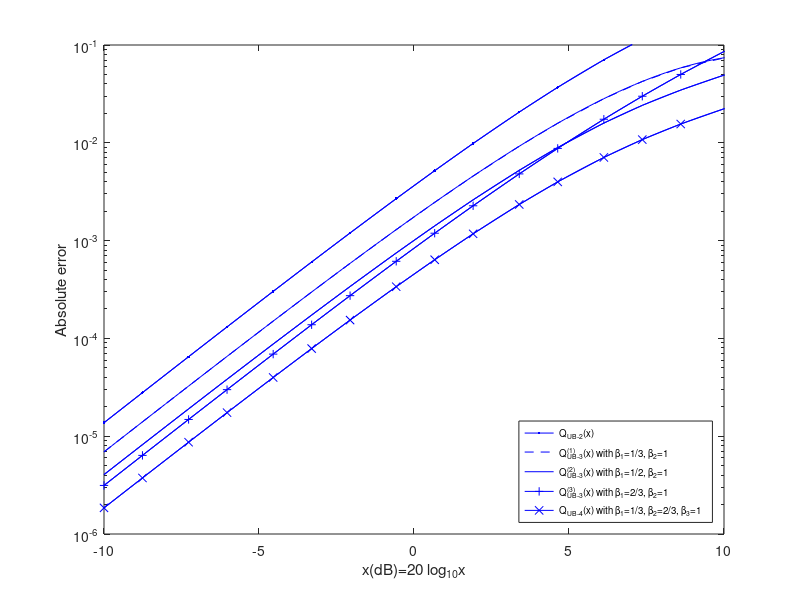

The MATLAB script that drew this image:
clear
clc
close
dB=linspace(-10,22,130);
x=10.^(dB./20);

%% N=1
Q_UB_BioNomial=1/2-1./sqrt(2.*pi).*x.*exp(-1./6.*x.^2);

%% N=2,β1=1/3
Q_UB_TriNomial_OneHalf=...
    1/2-1./(3.*sqrt(2.*pi)).*x.*exp(-1./54.*x.^2)...
       -2./(3.*sqrt(2.*pi)).*x.*exp(-13./54.*x.^2);

%% N=2,β1=1/2
Q_UB_TriNomial_OneThird = ...
    1/2-1./(2.*sqrt(2.*pi)).*x.*exp(-1./24.*x.^2)...
       -1./(2.*sqrt(2.*pi)).*x.*exp(-7./24.*x.^2);

%% N=2,β1=2/3
Q_UB_TriNomial_TwoThird= ...
    1/2-2./(3.*sqrt(2.*pi)).*x.*exp(-2./27.*x.^2)...
       -1./(3.*sqrt(2.*pi)).*x.*exp(-19./54.*x.^2);

%% N=3,β1=1/3,β2=2/3
Q_UB_FourNomial_OneThird_TwoThird= ...
    1/2-1./(3.*sqrt(2.*pi)).*x.*exp(-1./54.*x.^2)...
       -1./(3.*sqrt(2.*pi)).*x.*exp(-7./54.*x.^2)...
       -1./(3.*sqrt(2.*pi)).*x.*exp(-19./54.*x.^2);

%%
Q_Exact=qfunc(x);
f1=1/6*exp(-2.*x.^2)+1/6*exp(-2/3.*x.^2)+1/6*exp(-1/2*x.^2);

%% Absolute error
AE_Q_UB_BioNomial = Q_UB_BioNomial-Q_Exact;
AE_Q_UB_TriNomial_OneHalf = Q_UB_TriNomial_OneHalf-Q_Exact;
AE_Q_UB_TriNomial_OneThird = Q_UB_TriNomial_OneThird-Q_Exact;
AE_Q_UB_TriNomial_TwoThird = Q_UB_TriNomial_TwoThird-Q_Exact;
AE_Q_UB_FourNomial_OneThird_TwoThird = Q_UB_FourNomial_OneThird_TwoThird-Q_Exact;
j6 = f1-Q_Exact;

%% 绘制图像
figure
maker_idx = 1:2:length(x);
k = round(linspace(1, size(x,2), 25));

semilogy(dB,AE_Q_UB_BioNomial,'b')
hold on
B1 = semilogy(dB(k),AE_Q_UB_BioNomial(k),'b.-');

semilogy(dB, AE_Q_UB_TriNomial_OneHalf, 'b')
B2 = semilogy(dB(k),AE_Q_UB_TriNomial_OneHalf(k),'b--');

semilogy(dB, AE_Q_UB_TriNomial_OneThird, 'b-')
B3 = semilogy(dB(k),AE_Q_UB_TriNomial_OneThird(k),'b-');

semilogy(dB, AE_Q_UB_TriNomial_TwoThird, 'b')
B4 = semilogy(dB(k),AE_Q_UB_TriNomial_TwoThird(k),'b-+');

semilogy(dB, AE_Q_UB_FourNomial_OneThird_TwoThird, 'b')
B5 = semilogy(dB(k),AE_Q_UB_FourNomial_OneThird_TwoThird(k),'b-x');

xlabel('x(dB)=20 log_{10}x')
ylabel('Absolute error')
axis([-10 10 10^(-6) 0.1])
legend([B1, B2, B3, B4, B5], 'Q_{UB-2}(x)','Q_{UB-3}^{(1)}(x) with β_{1}=1/3, β_{2}=1',...
    'Q_{UB-3}^{(2)}(x) with β_{1}=1/2, β_{2}=1',...
    'Q_{UB-3}^{(3)}(x) with β_{1}=2/3, β_{2}=1',...
    'Q_{UB-4}(x) with β_{1}=1/3, β_{2}=2/3, β_{3}=1',...
    'Location',"southeast",'fontsize',7)